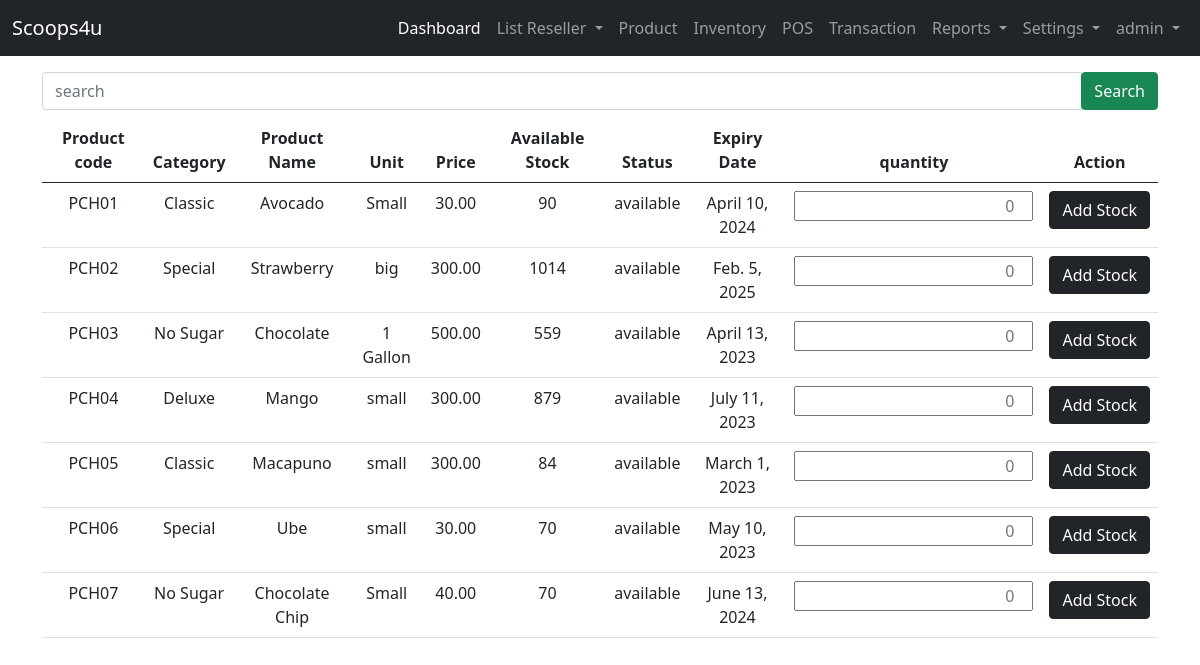
Before: /user-site/inventory/ (signed in) with the older database file.
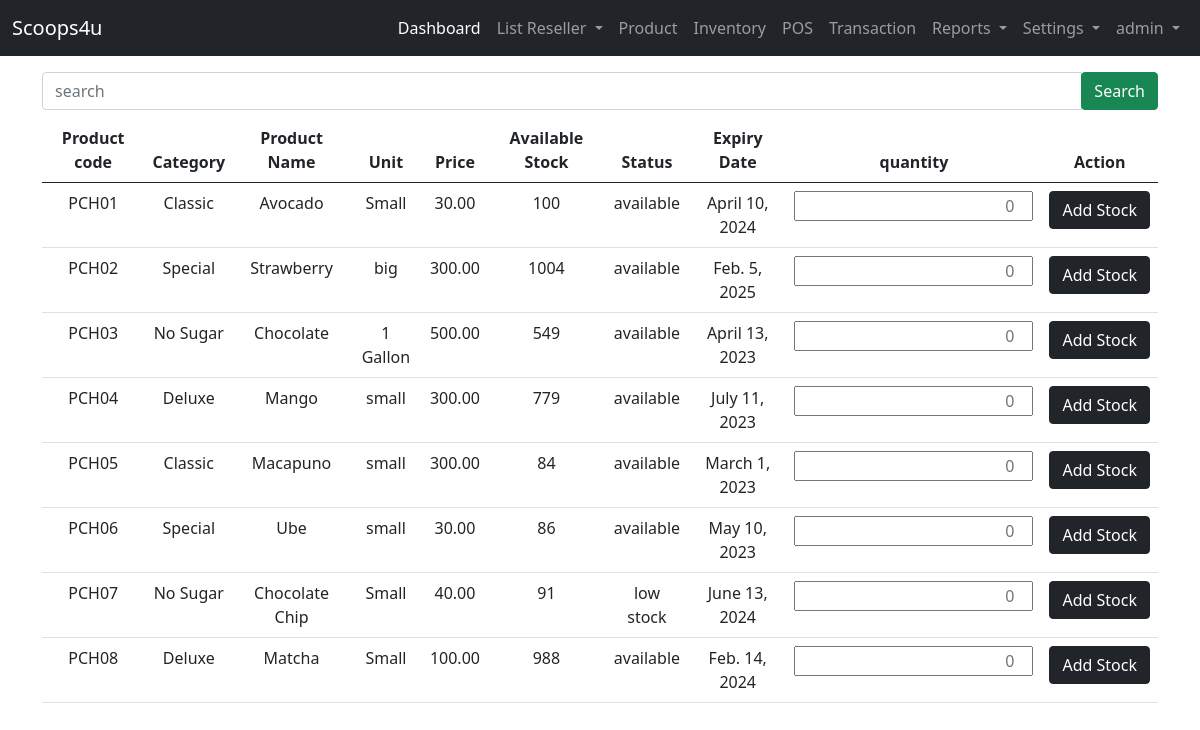
After: the same page with the newer database file.
### admin_site/models.py (models this page shows, shortened)
class Product(models.Model):
    STATUS = (("available","available"),("low stock","low stock"),("n/a","n/a"))
    product_code =  models.CharField(unique=True, max_length=200, verbose_name='Product Code')
    product_category =  models.CharField(max_length=200, verbose_name='Category')
    product_name=  models.CharField(max_length=200, verbose_name='Product Name')
    product_size =  models.CharField(max_length=200, verbose_name='Unit')
    product_price =  models.DecimalField( max_digits=10, decimal_places=2,null=True, verbose_name='Price')
    product_stock =  models.BigIntegerField(null=True, verbose_name='Available Stock')
    product_status =  models.CharField(max_length=200, choices=STATUS, verbose_name='Status')
    product_expiry =  models.DateField( null=True, default=None, verbose_name='Expiry Date')

### admin_site/views.py (the view)
# urls.py: path('inventory/', views.inventory, name='inventory'),
@login_required(login_url='landing_page:login')
def inventory(request):
    list_products = Product.objects.all()
    context = {'list_products':list_products}
    return render(request, 'admin_site/inventory/add-stock.html', context)

### templates/admin_site/inventory/add-stock.html (shortened to what this page needs)
{% extends 'admin_site/base.html' %}
{% block content %}
<form action="{% url 'admin_site:search_inventory' %}" method="GET" class="my-2">
    <div class="input-group">
        <input type="text" class="form-control" name="search" placeholder="search" required>
        <div class="input-group-append">
            <button class="btn btn-success" type="submit">Search</button>
        </div>
    </div>
</form>
{% if list_products %}
<table class="table table-hover text-center">
    <thead>
    <tr>
        <th>Product code </th>
        <th>Category</th>
        <th>Product Name</th>
        <th>Unit</th>
        <th>Price</th>
        <th>Available Stock</th>
        <th>Status</th>
        <th>Expiry Date</th>
        <th>quantity</th>
        <th>Action</th>
    </tr>
    </thead>
    <tbody>
        {% for list in list_products %}
    <tr>
        <td>{{ list.product_code }}</td>
        <td>{{ list.product_category }}</td>
        <td>{{ list.product_name }}</td>
        <td>{{ list.product_size }}</td>
        <td>{{ list.product_price }}</td>
        <td>{{ list.product_stock }}</td>
        <td>{{ list.product_status }}</td>
        <td>{{ list.product_expiry }}</td>
        <form action="{% url 'admin_site:update_inventory' list.id %}" method="POST">
        <td><input type="number" name="quantity" style="text-align:right;" placeholder="0" required></td>
        <td><input type="submit" name="submit" class="btn btn-dark" value="Add Stock"></td>
        </form>
    </tr>
        {% endfor %}
    </tbody>
</table>
{% endif %}
{% endblock content %}

Changed rows visible on the page:
changed Product "PCH01": product_stock "90" → "100"
changed Product "PCH02": product_stock "1014" → "1004"
changed Product "PCH03": product_stock "559" → "549"
changed Product "PCH04": product_stock "879" → "779"
changed Product "PCH06": product_stock "70" → "86"
changed Product "PCH07": product_stock "70" → "91"; product_status "available" → "low stock"
added Product: product_code "PCH08", product_category "Deluxe", product_name "Matcha", product_size "Small", product_price "100.00", product_stock "988", product_status "available", product_expiry "Feb. 14, 2024"
